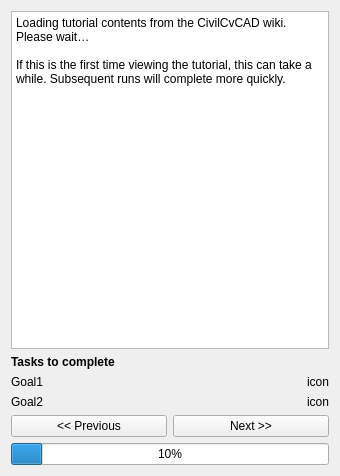
<?xml version="1.0" encoding="UTF-8"?>
<ui version="4.0">
 <class>Form</class>
 <widget class="QWidget" name="Form">
  <property name="geometry">
   <rect>
    <x>0</x>
    <y>0</y>
    <width>340</width>
    <height>476</height>
   </rect>
  </property>
  <property name="windowTitle">
   <string>BIM Tutorial</string>
  </property>
  <layout class="QVBoxLayout" name="verticalLayout">
   <item>
    <widget class="QTextBrowser" name="textEdit">
     <property name="html">
      <string>&lt;!DOCTYPE HTML PUBLIC &quot;-//W3C//DTD HTML 4.0//EN&quot; &quot;http://www.w3.org/TR/REC-html40/strict.dtd&quot;&gt;
&lt;html&gt;&lt;head&gt;&lt;meta name=&quot;qrichtext&quot; content=&quot;1&quot; /&gt;&lt;style type=&quot;text/css&quot;&gt;
p, li { white-space: pre-wrap; }
&lt;/style&gt;&lt;/head&gt;&lt;body style=&quot; font-family:'Fira Sans'; font-size:9pt; font-weight:400; font-style:normal;&quot;&gt;
&lt;p style=&quot; margin-top:0px; margin-bottom:0px; margin-left:0px; margin-right:0px; -qt-block-indent:0; text-indent:0px;&quot;&gt;Loading tutorial contents from the CivilCvCAD wiki. Please wait…&lt;/p&gt;
&lt;p style=&quot;-qt-paragraph-type:empty; margin-top:0px; margin-bottom:0px; margin-left:0px; margin-right:0px; -qt-block-indent:0; text-indent:0px;&quot;&gt;&lt;br /&gt;&lt;/p&gt;
&lt;p style=&quot; margin-top:0px; margin-bottom:0px; margin-left:0px; margin-right:0px; -qt-block-indent:0; text-indent:0px;&quot;&gt;If this is the first time viewing the tutorial, this can take a while. Subsequent runs will complete more quickly.&lt;/p&gt;
&lt;p style=&quot;-qt-paragraph-type:empty; margin-top:0px; margin-bottom:0px; margin-left:0px; margin-right:0px; -qt-block-indent:0; text-indent:0px;&quot;&gt;&lt;br /&gt;&lt;/p&gt;</string>
     </property>
    </widget>
   </item>
   <item>
    <widget class="QLabel" name="labelTasks">
     <property name="font">
      <font>
       <weight>75</weight>
       <bold>true</bold>
      </font>
     </property>
     <property name="text">
      <string>Tasks to complete</string>
     </property>
    </widget>
   </item>
   <item>
    <layout class="QGridLayout" name="gridLayout">
     <item row="0" column="0">
      <widget class="QLabel" name="labelGoal1">
       <property name="text">
        <string>Goal1</string>
       </property>
      </widget>
     </item>
     <item row="0" column="1">
      <widget class="QLabel" name="labelIcon1">
       <property name="layoutDirection">
        <enum>Qt::LeftToRight</enum>
       </property>
       <property name="text">
        <string>icon</string>
       </property>
       <property name="alignment">
        <set>Qt::AlignRight|Qt::AlignTrailing|Qt::AlignVCenter</set>
       </property>
      </widget>
     </item>
     <item row="1" column="0">
      <widget class="QLabel" name="labelGoal2">
       <property name="text">
        <string>Goal2</string>
       </property>
      </widget>
     </item>
     <item row="1" column="1">
      <widget class="QLabel" name="labelIcon2">
       <property name="text">
        <string>icon</string>
       </property>
       <property name="alignment">
        <set>Qt::AlignRight|Qt::AlignTrailing|Qt::AlignVCenter</set>
       </property>
      </widget>
     </item>
    </layout>
   </item>
   <item>
    <layout class="QHBoxLayout" name="horizontalLayout">
     <item>
      <widget class="QPushButton" name="buttonPrevious">
       <property name="text">
        <string>&lt;&lt; Previous</string>
       </property>
      </widget>
     </item>
     <item>
      <widget class="QPushButton" name="buttonNext">
       <property name="text">
        <string>Next &gt;&gt;</string>
       </property>
      </widget>
     </item>
    </layout>
   </item>
   <item>
    <widget class="QProgressBar" name="progressBar">
     <property name="value">
      <number>10</number>
     </property>
    </widget>
   </item>
  </layout>
 </widget>
 <resources/>
 <connections/>
</ui>
